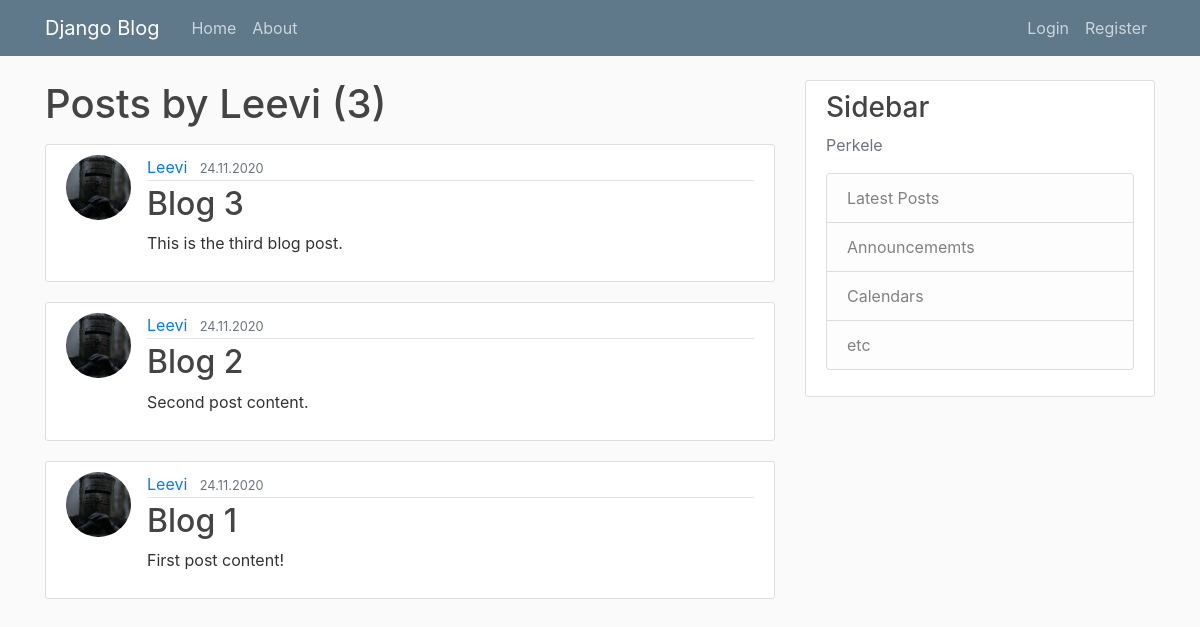
The app's page /user/Leevi, older data.
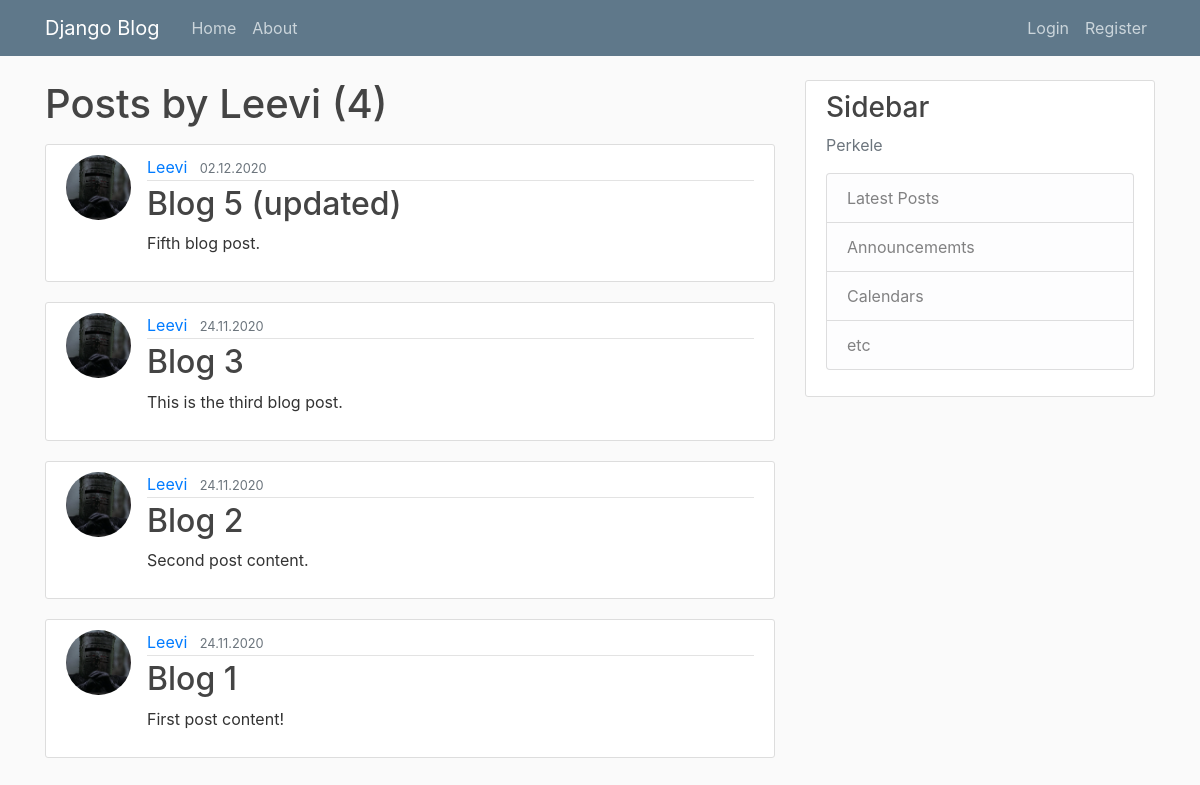
The same page, newer data.
### blog/models.py (models this page shows, shortened)
class Post(models.Model):
    title = models.CharField(max_length=100)
    content = models.TextField()
    date_posted = models.DateTimeField(default=timezone.now)
    author = models.ForeignKey(User, on_delete=models.CASCADE)

### users/models.py (models this page shows, shortened)
class Profile(models.Model):
    user = models.OneToOneField(User, on_delete=models.CASCADE)
    image = models.ImageField(default='default.jpg', upload_to='profile_pics')

### blog/views.py (the view)
# urls.py: path('user/<str:username>', UserPostListView.as_view(), name='user-posts'),
class UserPostListView(ListView):
    model = Post
    template_name = 'blog/user_posts.html'
    context_object_name = 'posts'
    ordering = ['-date_posted']
    paginate_by = 5
    def get_queryset(self):
        user = get_object_or_404(User, username=self.kwargs.get('username'))
        return Post.objects.filter(author=user).order_by('-date_posted')

### blog/templates/blog/user_posts.html (shortened to what this page needs)
{% extends "blog/layout.html" %}
{% block content %}
    <h1 class="mb-3">Posts by {{ view.kwargs.username }} ({{ page_obj.paginator.count }})</h1>
    {% for post in posts %}
        <article class="media content-section">
          <img class="rounded-circle article-img" src="{{ post.author.profile.image.url}}">
          <div class="media-body">
            <div class="article-metadata">
              <a class="mr-2" href="{% url 'user-posts' post.author.username %}">{{ post.author }}</a>
              <small class="text-muted">{{ post.date_posted | date:"d.n.Y" }}</small>
            </div>
            <h2><a class="article-title" href="{% url 'post-detail' post.id %}">{{ post.title }}</a></h2>
            <p class="article-content">{{ post.content }}</p>
          </div>
        </article>
    {% endfor %}
{% endblock content %}

Row changes from the older to the newer data that the page shows:
added Post: author.profile.image (picture), author "Leevi", date_posted "02.12.2020", title "Blog 5 (updated)", content "Fifth blog post."
Text that changed along with them:
{{ page_obj.paginator.count }}: "3" → "4"
